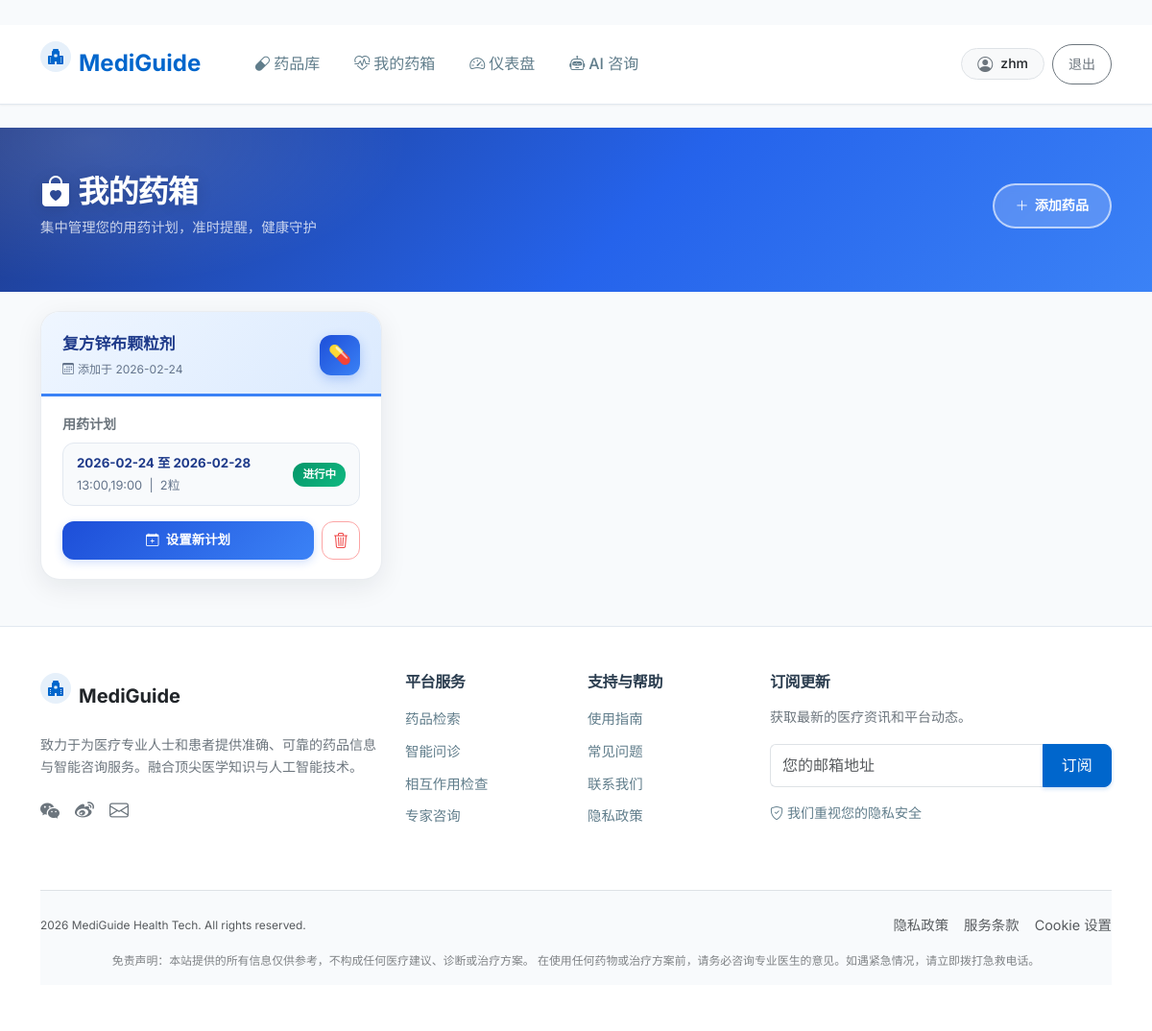
Before: /my_medicines (signed in) with the older database file.
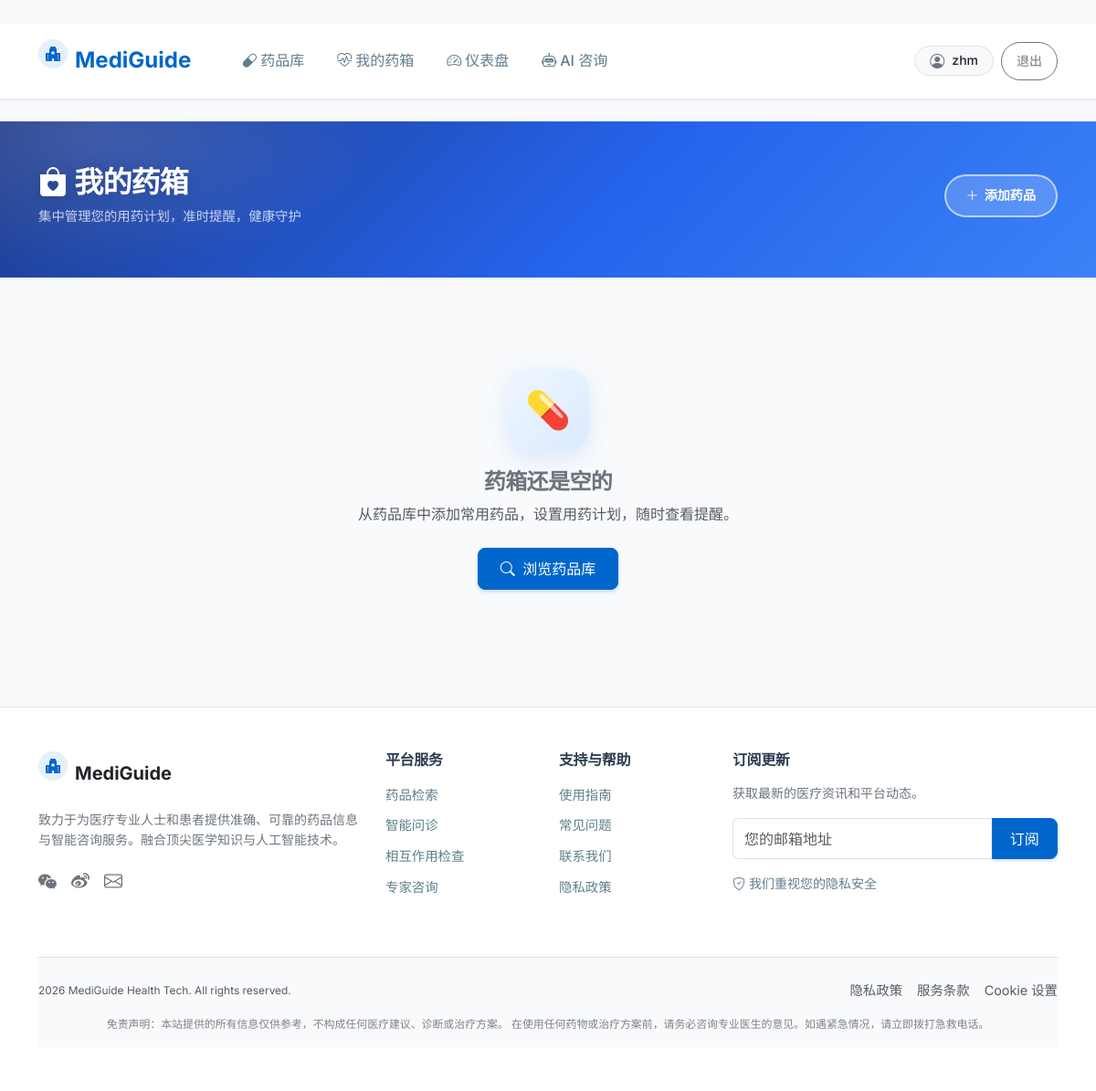
After: the same page with the newer database file.
### app/models.py (models this page shows)
class UserMedicine(db.Model):
    __tablename__ = 'user_medicines'
    id = db.Column(db.Integer, primary_key=True)
    user_id = db.Column(db.Integer, db.ForeignKey('users.id'), nullable=False)
    medicine_id = db.Column(db.Integer, db.ForeignKey('medicines.id'), nullable=False)
    added_at = db.Column(db.DateTime, default=datetime.utcnow)
    medicine = db.relationship('Medicine')
    schedules = db.relationship('Schedule', backref='user_medicine', lazy=True, cascade="all, delete-orphan")

class Medicine(db.Model):
    __tablename__ = 'medicines'
    id = db.Column(db.Integer, primary_key=True)
    name = db.Column(db.String(100), nullable=False)
    generic_name = db.Column(db.String(100))
    indications = db.Column(db.Text)
    dosage = db.Column(db.Text)
    contraindications = db.Column(db.Text)
    side_effects = db.Column(db.Text)
    precautions = db.Column(db.Text)

class Schedule(db.Model):
    __tablename__ = 'schedules'
    id = db.Column(db.Integer, primary_key=True)
    user_medicine_id = db.Column(db.Integer, db.ForeignKey('user_medicines.id'), nullable=False)
    start_date = db.Column(db.String(10), nullable=False)  # ISO format structure logic YYYY-MM-DD
    end_date = db.Column(db.String(10), nullable=False)
    time_of_day = db.Column(db.String(200), nullable=False)  # Comma separated "08:00,12:00"
    dose = db.Column(db.String(50), nullable=False)
    status = db.Column(db.String(20), default='active')  # active, completed

### app/routes.py (the view)
@main.route('/my_medicines')
def my_medicines():
    if 'user_id' not in session: return redirect(url_for('main.index'))
    user_medicines = UserMedicine.query.filter_by(user_id=session['user_id']).all()
    return render_template('my_medicines.html', user_medicines=user_medicines)

### app/templates/my_medicines.html (shortened to what this page needs)
{% extends 'base.html' %}
{% block content %}
<div class="cabinet-header">
    <div class="container" style="position:relative;z-index:2;">
        <div class="d-flex justify-content-between align-items-center">
            <div>
                <h1 style="font-size:2rem;font-weight:800;color:white;margin-bottom:6px;text-shadow:0 2px 16px rgba(0,0,0,0.15);">
                    <i class="bi bi-bag-heart-fill me-2"></i>我的药箱
                </h1>
                <p style="color:rgba(255,255,255,0.75);font-size:0.9rem;margin:0;">
                    集中管理您的用药计划，准时提醒，健康守护
                </p>
            </div>
            <a href="{{ url_for('main.medicine_list') }}"
               style="background:rgba(255,255,255,0.18);border:2px solid rgba(255,255,255,0.6);color:white;backdrop-filter:blur(4px);border-radius:999px;padding:10px 22px;font-weight:600;font-size:0.88rem;text-decoration:none;display:flex;align-items:center;gap:6px;transition:all 0.25s ease;">
                <i class="bi bi-plus-lg"></i> 添加药品
            </a>
        </div>
    </div>
</div>
<div class="container py-5">
    {% if user_medicines %}
    <div class="row row-cols-1 row-cols-md-2 row-cols-xl-3 g-4">
        {% for um in user_medicines %}
        <div class="col">
            <div class="cabinet-card">
                <div class="cabinet-card-header">
                    <div>
                        <a href="{{ url_for('main.medicine_detail', medicine_id=um.medicine.id) }}" class="medicine-name-link">
                            {{ um.medicine.name }}
                        </a>
                        <p class="added-date mb-0"><i class="bi bi-calendar3 me-1"></i>添加于 {{ um.added_at.strftime('%Y-%m-%d') }}</p>
                    </div>
                    <div class="medicine-icon-sm">💊</div>
                </div>
                <div class="cabinet-card-body">
                    <p class="small fw-semibold text-secondary mb-2" style="color:#64748b;">用药计划</p>
                    {% if um.schedules %}
                        {% for sch in um.schedules %}
                        <div class="schedule-badge">
                            <div>
                                <strong>{{ sch.start_date }} 至 {{ sch.end_date }}</strong>
                                <span style="font-size:0.8rem;color:#64748b;">{{ sch.time_of_day }} &nbsp;|&nbsp; {{ sch.dose }}</span>
                            </div>
                            {% if sch.status == 'active' %}
                            <span class="badge-active">进行中</span>
                            {% else %}
                            <span class="badge-inactive">已结束</span>
                            {% endif %}
                        </div>
                        {% endfor %}
                    {% else %}
                        <p class="no-schedule"><i class="bi bi-info-circle me-1"></i>暂无用药计划</p>
                    {% endif %}
                    <div class="d-flex gap-2 mt-3">
                        <button class="btn-set-plan" data-bs-toggle="modal" data-bs-target="#scheduleModal{{ um.id }}">
                            <i class="bi bi-calendar-plus me-1"></i> 设置新计划
                        </button>
                        <form action="{{ url_for('main.remove_from_cabinet', user_medicine_id=um.id) }}" method="POST" style="margin:0;"
                              onsubmit="return confirm('确定要从药箱中移除【{{ um.medicine.name }}】吗？')">
                            <button type="submit" class="btn-remove" title="从药箱删除">
                                <i class="bi bi-trash3"></i>
                            </button>
                        </form>
                    </div>
                </div>
            </div>
        </div>
        {% endfor %}
    </div>
    {% else %}
    <div class="empty-state">
        <div class="empty-icon">💊</div>
        <h4 class="fw-bold text-secondary mb-2">药箱还是空的</h4>
        <p class="text-muted mb-4">从药品库中添加常用药品，设置用药计划，随时查看提醒。</p>
        <a href="{{ url_for('main.medicine_list') }}" class="btn btn-primary px-4">
            <i class="bi bi-search me-1"></i> 浏览药品库
        </a>
    </div>
    {% endif %}
</div>
{% endblock %}

### app/templates/base.html (shortened to what this page needs)
﻿<!DOCTYPE html>
<html lang="zh-CN">
<head>
    <link href="https://cdn.jsdelivr.net/npm/bootstrap@5.3.2/dist/css/bootstrap.min.css" rel="stylesheet">
    <link rel="stylesheet" href="https://cdn.jsdelivr.net/npm/bootstrap-icons@1.11.3/font/bootstrap-icons.min.css">
    <link rel="stylesheet" href="{{ url_for('static', filename='css/style.css') }}">
</head>
<body class="d-flex flex-column min-vh-100">
    <nav class="navbar navbar-expand-lg sticky-top">
        <div class="container">
            <a class="navbar-brand d-flex align-items-center gap-2" href="{{ url_for('main.index') }}">
                <div class="icon-box icon-box-primary rounded-circle" style="width: 32px; height: 32px;">
                    <i class="bi bi-hospital-fill fs-6"></i>
                </div>
                MediGuide
            </a>
            <div class="collapse navbar-collapse" id="navbarNav">
                <ul class="navbar-nav me-auto ms-lg-4 gap-1">
                    <li class="nav-item">
                        <a class="nav-link" href="{{ url_for('main.medicine_list') }}">
                            <i class="bi bi-capsule me-1"></i>药品库
                        </a>
                    </li>
                    {% if session.get('user_id') %}
                    <li class="nav-item">
                        <a class="nav-link" href="{{ url_for('main.my_medicines') }}">
                            <i class="bi bi-heart-pulse me-1"></i>我的药箱
                        </a>
                    </li>
                    <li class="nav-item">
                        <a class="nav-link" href="{{ url_for('main.dashboard') }}">
                            <i class="bi bi-speedometer2 me-1"></i>仪表盘
                        </a>
                    </li>
                    <li class="nav-item">
                        <a class="nav-link" href="{{ url_for('main.ai_consult_page') }}">
                            <i class="bi bi-robot me-1"></i>AI 咨询
                        </a>
                    </li>
                    {% endif %}
                </ul>
                <div class="d-flex align-items-center gap-3 mt-3 mt-lg-0">
                    {% if session.get('user_id') %}
                    <div class="d-flex align-items-center gap-2">
                        <div class="bg-light rounded-pill px-3 py-1 border d-flex align-items-center gap-2">
                            <i class="bi bi-person-circle text-secondary"></i>
                            <span class="text-dark small fw-medium">{{ session.get('nickname', '用户') }}</span>
                        </div>
                        <a href="{{ url_for('main.logout') }}" class="btn btn-outline-secondary btn-sm rounded-pill px-3">
                            退出
                        </a>
                    </div>
                    {% else %}
                    <button class="btn btn-primary btn-sm px-4 rounded-pill shadow-sm" data-bs-toggle="modal" data-bs-target="#loginModal">
                        登录 / 注册
                    </button>
                    {% endif %}
                </div>
            </div>
        </div>
    </nav>
    <main class="flex-grow-1">
        {% block content %}{% endblock %}
    </main>
    <footer class="footer mt-auto">
        <div class="container">
            <div class="row g-4">
                <div class="col-lg-4 col-md-6">
                    <div class="d-flex align-items-center gap-2 mb-3">
                        <div class="icon-box icon-box-primary rounded-circle" style="width: 32px; height: 32px;">
                            <i class="bi bi-hospital-fill fs-6"></i>
                        </div>
                        <span class="fw-bold fs-5 text-dark">MediGuide</span>
                    </div>
                    <p class="text-secondary small mb-4 pr-lg-4">
                        致力于为医疗专业人士和患者提供准确、可靠的药品信息与智能咨询服务。融合顶尖医学知识与人工智能技术。
                    </p>
                    <div class="d-flex gap-3">
                        <a href="#" class="text-secondary hover-primary"><i class="bi bi-wechat fs-5"></i></a>
                        <a href="#" class="text-secondary hover-primary"><i class="bi bi-sina-weibo fs-5"></i></a>
                        <a href="#" class="text-secondary hover-primary"><i class="bi bi-envelope fs-5"></i></a>
                    </div>
                </div>
                <div class="col-lg-2 col-md-4 col-6">
                    <h5>平台服务</h5>
                    <ul class="list-unstyled d-flex flex-column gap-2">
                        <li><a href="{{ url_for('main.medicine_list') }}">药品检索</a></li>
                        <li><a href="{{ url_for('main.ai_consult_page') }}">智能问诊</a></li>
                        <li><a href="#">相互作用检查</a></li>
                        <li><a href="#">专家咨询</a></li>
                    </ul>
                </div>
                <div class="col-lg-2 col-md-4 col-6">
                    <h5>支持与帮助</h5>
                    <ul class="list-unstyled d-flex flex-column gap-2">
                        <li><a href="#">使用指南</a></li>
                        <li><a href="#">常见问题</a></li>
                        <li><a href="#">联系我们</a></li>
                        <li><a href="#">隐私政策</a></li>
                    </ul>
                </div>
                <div class="col-lg-4 col-md-12">
                    <h5>订阅更新</h5>
                    <p class="small text-secondary mb-3">获取最新的医疗资讯和平台动态。</p>
                    <div class="input-group mb-3">
                        <input type="text" class="form-control border-end-0" placeholder="您的邮箱地址">
                        <button class="btn btn-primary" type="button">订阅</button>
                    </div>
                    <p class="small text-light-muted mb-0"><i class="bi bi-shield-check me-1"></i>我们重视您的隐私安全</p>
                </div>
            </div>
            <div class="disclaimer mt-5 pt-4 border-top">
                <div class="d-flex flex-column flex-md-row justify-content-between align-items-center gap-2 text-center text-md-start">
                    <p class="mb-0 text-muted small"> 2026 MediGuide Health Tech. All rights reserved.</p>
                    <div class="d-flex gap-3 small">
                         <a href="#" class="text-muted text-decoration-none">隐私政策</a>
                         <a href="#" class="text-muted text-decoration-none">服务条款</a>
                         <a href="#" class="text-muted text-decoration-none">Cookie 设置</a>
                    </div>
                </div>
                <p class="mt-3 mb-0 text-muted text-center small opacity-75">
                    免责声明：本站提供的所有信息仅供参考，不构成任何医疗建议、诊断或治疗方案。
                    在使用任何药物或治疗方案前，请务必咨询专业医生的意见。如遇紧急情况，请立即拨打急救电话。
                </p>
            </div>
        </div>
    </footer>
</body>
</html>

### app/static/css/style.css (style rules this page uses)
:root { --primary-color: #0066cc; --primary-hover: #0052a3; --primary-light: #e6f0fa; --success-color: #28a745; --success-light: #e8f5e9; --text-primary: #2c3e50; --text-secondary: #607d8b; --text-light: #90a4ae; --bg-body: #f8fafc; --bg-white: #ffffff; --border-color: #e2e8f0; --shadow-sm: 0 1px 2px 0 rgba(0, 0, 0, 0.05); --shadow-md: 0 4px 6px -1px rgba(0, 0, 0, 0.05), 0 2px 4px -1px rgba(0, 0, 0, 0.03); --shadow-lg: 0 10px 15px -3px rgba(0, 0, 0, 0.05), 0 4px 6px -2px rgba(0, 0, 0, 0.025); --radius-sm: 0.375rem; --radius-md: 0.5rem; --radius-lg: 0.75rem; --font-sans: 'Inter', 'Roboto', 'Segoe UI', system-ui, -apple-system, sans-serif; }
body { font-family: var(--font-sans); background-color: var(--bg-body); color: var(--text-primary); line-height: 1.6; -webkit-font-smoothing: antialiased; }
h1, h2, h3, h4, h5, h6 { color: var(--text-primary); font-weight: 600; letter-spacing: -0.025em; }
.navbar { background-color: rgba(255, 255, 255, 0.95); backdrop-filter: blur(10px); border-bottom: 1px solid var(--border-color); box-shadow: var(--shadow-sm); padding: 0.75rem 0; }
.navbar-brand { font-weight: 700; color: var(--primary-color) !important; font-size: 1.5rem; display: flex; align-items: center; gap: 0.5rem; }
.nav-link { color: var(--text-secondary) !important; font-weight: 500; padding: 0.5rem 1rem !important; transition: color 0.2s; }
.btn { font-weight: 500; padding: 0.6rem 1.2rem; border-radius: var(--radius-md); transition: all 0.2s; }
.btn-primary { background-color: var(--primary-color); border-color: var(--primary-color); box-shadow: 0 2px 4px rgba(0, 102, 204, 0.2); }
.footer { background-color: var(--bg-white); border-top: 1px solid var(--border-color); padding: 3rem 0; margin-top: 4rem; color: var(--text-secondary); }
.footer h5 { color: var(--text-primary); font-size: 1rem; margin-bottom: 1rem; font-weight: 600; }
.footer a { color: var(--text-secondary); text-decoration: none; transition: color 0.2s; font-size: 0.9rem; }
.disclaimer { background-color: var(--bg-body); padding: 1rem 0; font-size: 0.85rem; color: var(--text-light); border-top: 1px solid var(--border-color); text-align: center; }
.icon-box { width: 48px; height: 48px; display: flex; align-items: center; justify-content: center; border-radius: 12px; margin-bottom: 1rem; }
.icon-box-primary { background-color: var(--primary-light); color: var(--primary-color); }

### app/templates/my_medicines.html (style rules this page uses)
.cabinet-header { background: linear-gradient(135deg, #1e3a8a 0%, #2563eb 55%, #3b82f6 100%); padding: 48px 0 56px; margin-bottom: -28px; position: relative; overflow: hidden; }
.cabinet-header::before { content: ''; position: absolute; inset: 0; background: radial-gradient(550px 250px at 8% 8%, rgba(255,255,255,0.14), transparent 60%); }
.empty-state { text-align: center; padding: 80px 20px; }
.empty-icon { width: 90px; height: 90px; border-radius: 24px; background: linear-gradient(135deg, #eff6ff, #dbeafe); display: flex; align-items: center; justify-content: center; font-size: 2.5rem; margin: 0 auto 20px; box-shadow: 0 8px 24px rgba(37,99,235,0.12); }

Changed rows visible on the page:
removed UserMedicine: medicine.name "复方锌布颗粒剂", added_at "2026-02-24"
removed Schedule: start_date "2026-02-24", end_date "2026-02-28", time_of_day "13:00,19:00", dose "2粒", status "进行中"
Other visible differences:
text now shown: "💊 药箱还是空的 从药品库中添加常用药品，设置用药计划，随时查看提醒。 浏览药品库"
